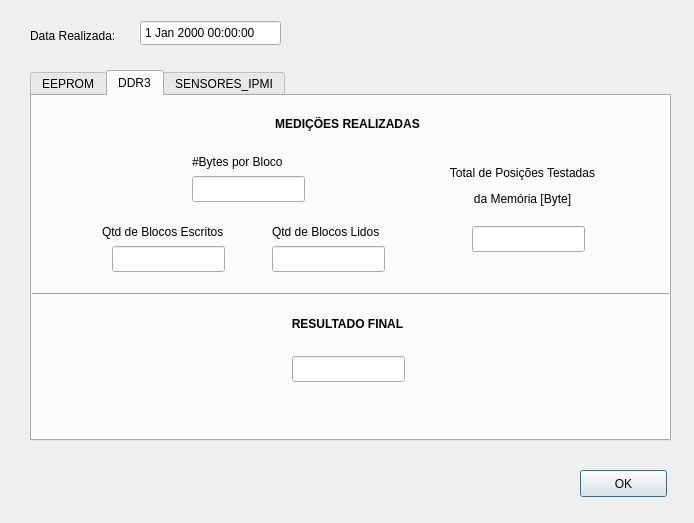
<?xml version="1.0" encoding="UTF-8"?>
<ui version="4.0">
 <class>Dialog</class>
 <widget class="QDialog" name="Dialog">
  <property name="geometry">
   <rect>
    <x>0</x>
    <y>0</y>
    <width>694</width>
    <height>523</height>
   </rect>
  </property>
  <property name="windowTitle">
   <string>Dialog</string>
  </property>
  <widget class="QTabWidget" name="tabWidget">
   <property name="geometry">
    <rect>
     <x>30</x>
     <y>70</y>
     <width>641</width>
     <height>371</height>
    </rect>
   </property>
   <property name="currentIndex">
    <number>1</number>
   </property>
   <widget class="QWidget" name="EEPROM">
    <attribute name="title">
     <string>EEPROM</string>
    </attribute>
    <widget class="QLineEdit" name="EEPROM_RESULTADO_FINAL">
     <property name="geometry">
      <rect>
       <x>260</x>
       <y>290</y>
       <width>131</width>
       <height>26</height>
      </rect>
     </property>
    </widget>
    <widget class="QLabel" name="label_2">
     <property name="geometry">
      <rect>
       <x>140</x>
       <y>60</y>
       <width>171</width>
       <height>31</height>
      </rect>
     </property>
     <property name="text">
      <string># Posições Testadas [Byte]:</string>
     </property>
    </widget>
    <widget class="Line" name="line">
     <property name="geometry">
      <rect>
       <x>0</x>
       <y>220</y>
       <width>641</width>
       <height>16</height>
      </rect>
     </property>
     <property name="orientation">
      <enum>Qt::Horizontal</enum>
     </property>
    </widget>
    <widget class="QLabel" name="label_3">
     <property name="geometry">
      <rect>
       <x>250</x>
       <y>250</y>
       <width>151</width>
       <height>20</height>
      </rect>
     </property>
     <property name="text">
      <string>&lt;html&gt;&lt;head/&gt;&lt;body&gt;&lt;p align=&quot;center&quot;&gt;&lt;span style=&quot; font-weight:600;&quot;&gt;RESULTADO FINAL&lt;/span&gt;&lt;/p&gt;&lt;/body&gt;&lt;/html&gt;</string>
     </property>
    </widget>
    <widget class="QLabel" name="label_4">
     <property name="geometry">
      <rect>
       <x>240</x>
       <y>20</y>
       <width>171</width>
       <height>16</height>
      </rect>
     </property>
     <property name="text">
      <string>&lt;html&gt;&lt;head/&gt;&lt;body&gt;&lt;p align=&quot;center&quot;&gt;&lt;span style=&quot; font-weight:600;&quot;&gt;POSIÇÕES DA MEMÓRIA&lt;/span&gt;&lt;/p&gt;&lt;/body&gt;&lt;/html&gt;</string>
     </property>
    </widget>
    <widget class="QLineEdit" name="EEPROM_NUM_POSICOES">
     <property name="geometry">
      <rect>
       <x>310</x>
       <y>60</y>
       <width>113</width>
       <height>26</height>
      </rect>
     </property>
    </widget>
    <widget class="QLabel" name="label_5">
     <property name="geometry">
      <rect>
       <x>170</x>
       <y>150</y>
       <width>111</width>
       <height>31</height>
      </rect>
     </property>
     <property name="text">
      <string>&lt;html&gt;&lt;head/&gt;&lt;body&gt;&lt;p align=&quot;center&quot;&gt;Corretos:&lt;/p&gt;&lt;/body&gt;&lt;/html&gt;</string>
     </property>
    </widget>
    <widget class="QLineEdit" name="EEPROM_NUM_CORRETOS">
     <property name="geometry">
      <rect>
       <x>170</x>
       <y>180</y>
       <width>113</width>
       <height>26</height>
      </rect>
     </property>
    </widget>
    <widget class="QLineEdit" name="EEPROM_NUM_PROBLEMAS">
     <property name="geometry">
      <rect>
       <x>370</x>
       <y>180</y>
       <width>113</width>
       <height>26</height>
      </rect>
     </property>
    </widget>
    <widget class="QLabel" name="label_6">
     <property name="geometry">
      <rect>
       <x>370</x>
       <y>150</y>
       <width>111</width>
       <height>31</height>
      </rect>
     </property>
     <property name="text">
      <string>&lt;html&gt;&lt;head/&gt;&lt;body&gt;&lt;p align=&quot;center&quot;&gt;Com Prolemas:&lt;/p&gt;&lt;/body&gt;&lt;/html&gt;</string>
     </property>
    </widget>
    <widget class="Line" name="line_2">
     <property name="geometry">
      <rect>
       <x>0</x>
       <y>100</y>
       <width>641</width>
       <height>16</height>
      </rect>
     </property>
     <property name="orientation">
      <enum>Qt::Horizontal</enum>
     </property>
    </widget>
    <widget class="QLabel" name="label_7">
     <property name="geometry">
      <rect>
       <x>240</x>
       <y>120</y>
       <width>191</width>
       <height>20</height>
      </rect>
     </property>
     <property name="text">
      <string>&lt;html&gt;&lt;head/&gt;&lt;body&gt;&lt;p align=&quot;center&quot;&gt;&lt;span style=&quot; font-weight:600;&quot;&gt;VALORES MEDIDOS [Byte]&lt;/span&gt;&lt;/p&gt;&lt;/body&gt;&lt;/html&gt;</string>
     </property>
    </widget>
   </widget>
   <widget class="QWidget" name="tab_2">
    <attribute name="title">
     <string>DDR3</string>
    </attribute>
    <widget class="QLabel" name="label_10">
     <property name="geometry">
      <rect>
       <x>230</x>
       <y>20</y>
       <width>171</width>
       <height>16</height>
      </rect>
     </property>
     <property name="text">
      <string>&lt;html&gt;&lt;head/&gt;&lt;body&gt;&lt;p align=&quot;center&quot;&gt;&lt;span style=&quot; font-weight:600;&quot;&gt;MEDIÇÕES REALIZADAS&lt;/span&gt;&lt;/p&gt;&lt;/body&gt;&lt;/html&gt;</string>
     </property>
    </widget>
    <widget class="QLineEdit" name="DDR3_NUM_ESCRITOS">
     <property name="geometry">
      <rect>
       <x>80</x>
       <y>150</y>
       <width>113</width>
       <height>26</height>
      </rect>
     </property>
    </widget>
    <widget class="QLineEdit" name="DDR3_NUM_LIDOS">
     <property name="geometry">
      <rect>
       <x>240</x>
       <y>150</y>
       <width>113</width>
       <height>26</height>
      </rect>
     </property>
    </widget>
    <widget class="QLabel" name="label_11">
     <property name="geometry">
      <rect>
       <x>70</x>
       <y>120</y>
       <width>141</width>
       <height>31</height>
      </rect>
     </property>
     <property name="text">
      <string>Qtd de Blocos Escritos</string>
     </property>
    </widget>
    <widget class="QLabel" name="label_12">
     <property name="geometry">
      <rect>
       <x>240</x>
       <y>120</y>
       <width>121</width>
       <height>31</height>
      </rect>
     </property>
     <property name="text">
      <string>Qtd de Blocos Lidos</string>
     </property>
    </widget>
    <widget class="QLabel" name="label_13">
     <property name="geometry">
      <rect>
       <x>160</x>
       <y>50</y>
       <width>111</width>
       <height>31</height>
      </rect>
     </property>
     <property name="text">
      <string>#Bytes por Bloco</string>
     </property>
    </widget>
    <widget class="QLineEdit" name="DDR3_NUM_BYTES">
     <property name="geometry">
      <rect>
       <x>160</x>
       <y>80</y>
       <width>113</width>
       <height>26</height>
      </rect>
     </property>
    </widget>
    <widget class="Line" name="line_3">
     <property name="geometry">
      <rect>
       <x>0</x>
       <y>190</y>
       <width>641</width>
       <height>16</height>
      </rect>
     </property>
     <property name="orientation">
      <enum>Qt::Horizontal</enum>
     </property>
    </widget>
    <widget class="QLabel" name="label_14">
     <property name="geometry">
      <rect>
       <x>230</x>
       <y>220</y>
       <width>171</width>
       <height>16</height>
      </rect>
     </property>
     <property name="text">
      <string>&lt;html&gt;&lt;head/&gt;&lt;body&gt;&lt;p align=&quot;center&quot;&gt;&lt;span style=&quot; font-weight:600;&quot;&gt;RESULTADO FINAL&lt;/span&gt;&lt;/p&gt;&lt;/body&gt;&lt;/html&gt;</string>
     </property>
    </widget>
    <widget class="QLineEdit" name="DDR3_RESULTADO_FINAL">
     <property name="geometry">
      <rect>
       <x>260</x>
       <y>260</y>
       <width>113</width>
       <height>26</height>
      </rect>
     </property>
    </widget>
    <widget class="QLineEdit" name="DDR3_NUM_BYTES_TOTAL">
     <property name="geometry">
      <rect>
       <x>440</x>
       <y>130</y>
       <width>113</width>
       <height>26</height>
      </rect>
     </property>
    </widget>
    <widget class="QLabel" name="label_15">
     <property name="geometry">
      <rect>
       <x>400</x>
       <y>70</y>
       <width>181</width>
       <height>41</height>
      </rect>
     </property>
     <property name="text">
      <string>&lt;html&gt;&lt;head/&gt;&lt;body&gt;&lt;p align=&quot;center&quot;&gt;Total de Posições Testadas&lt;/p&gt;&lt;p align=&quot;center&quot;&gt;da Memória [Byte]&lt;/p&gt;&lt;/body&gt;&lt;/html&gt;</string>
     </property>
    </widget>
   </widget>
   <widget class="QWidget" name="tab">
    <attribute name="title">
     <string>SENSORES_IPMI</string>
    </attribute>
    <widget class="QLabel" name="label_8">
     <property name="geometry">
      <rect>
       <x>230</x>
       <y>20</y>
       <width>171</width>
       <height>16</height>
      </rect>
     </property>
     <property name="text">
      <string>&lt;html&gt;&lt;head/&gt;&lt;body&gt;&lt;p align=&quot;center&quot;&gt;&lt;span style=&quot; font-weight:600;&quot;&gt;VALORES LIDOS&lt;/span&gt;&lt;/p&gt;&lt;/body&gt;&lt;/html&gt;</string>
     </property>
    </widget>
    <widget class="QTableWidget" name="SENSORES_IPMI_TABELA">
     <property name="geometry">
      <rect>
       <x>130</x>
       <y>60</y>
       <width>416</width>
       <height>206</height>
      </rect>
     </property>
     <property name="rowCount">
      <number>63</number>
     </property>
     <attribute name="horizontalHeaderCascadingSectionResizes">
      <bool>true</bool>
     </attribute>
     <attribute name="verticalHeaderVisible">
      <bool>false</bool>
     </attribute>
     <row>
      <property name="text">
       <string>New Row</string>
      </property>
     </row>
     <row>
      <property name="text">
       <string>New Row</string>
      </property>
     </row>
     <row>
      <property name="text">
       <string>New Row</string>
      </property>
     </row>
     <row>
      <property name="text">
       <string>New Row</string>
      </property>
     </row>
     <row>
      <property name="text">
       <string>New Row</string>
      </property>
     </row>
     <row>
      <property name="text">
       <string>New Row</string>
      </property>
     </row>
     <row>
      <property name="text">
       <string>New Row</string>
      </property>
     </row>
     <row/>
     <row/>
     <row/>
     <row/>
     <row/>
     <row/>
     <row/>
     <row/>
     <row/>
     <row/>
     <row/>
     <row/>
     <row/>
     <row/>
     <row/>
     <row/>
     <row/>
     <row/>
     <row/>
     <row/>
     <row/>
     <row/>
     <row/>
     <row/>
     <row/>
     <row/>
     <row/>
     <row/>
     <row/>
     <row/>
     <row/>
     <row/>
     <row/>
     <row/>
     <row/>
     <row/>
     <row/>
     <row/>
     <row/>
     <row/>
     <row/>
     <row/>
     <row/>
     <row/>
     <row/>
     <row/>
     <row/>
     <row/>
     <row/>
     <row/>
     <row/>
     <row/>
     <row/>
     <row/>
     <row/>
     <row/>
     <column>
      <property name="text">
       <string>Medição</string>
      </property>
      <property name="font">
       <font>
        <weight>75</weight>
        <bold>true</bold>
       </font>
      </property>
     </column>
     <column>
      <property name="text">
       <string>Variável</string>
      </property>
      <property name="font">
       <font>
        <weight>75</weight>
        <bold>true</bold>
       </font>
      </property>
     </column>
     <column>
      <property name="text">
       <string>Valor</string>
      </property>
      <property name="font">
       <font>
        <weight>75</weight>
        <bold>true</bold>
       </font>
      </property>
     </column>
     <column>
      <property name="text">
       <string>Unidade</string>
      </property>
      <property name="font">
       <font>
        <weight>75</weight>
        <bold>true</bold>
       </font>
      </property>
     </column>
    </widget>
    <widget class="QLabel" name="label_9">
     <property name="geometry">
      <rect>
       <x>190</x>
       <y>298</y>
       <width>140</width>
       <height>31</height>
      </rect>
     </property>
     <property name="text">
      <string>&lt;html&gt;&lt;head/&gt;&lt;body&gt;&lt;p align=&quot;center&quot;&gt;&lt;span style=&quot; font-weight:600;&quot;&gt;STATUS DA LEITURA:&lt;/span&gt;&lt;/p&gt;&lt;/body&gt;&lt;/html&gt;</string>
     </property>
    </widget>
    <widget class="QLineEdit" name="SENSORES_IPMI_RESULTADO">
     <property name="geometry">
      <rect>
       <x>340</x>
       <y>300</y>
       <width>141</width>
       <height>26</height>
      </rect>
     </property>
    </widget>
   </widget>
  </widget>
  <widget class="QDateTimeEdit" name="dateTimeEdit">
   <property name="geometry">
    <rect>
     <x>140</x>
     <y>20</y>
     <width>141</width>
     <height>26</height>
    </rect>
   </property>
   <property name="buttonSymbols">
    <enum>QAbstractSpinBox::NoButtons</enum>
   </property>
  </widget>
  <widget class="QLabel" name="label">
   <property name="geometry">
    <rect>
     <x>30</x>
     <y>25</y>
     <width>111</width>
     <height>21</height>
    </rect>
   </property>
   <property name="text">
    <string>Data Realizada:</string>
   </property>
  </widget>
  <widget class="QPushButton" name="OK_BUTTON_RESULTS">
   <property name="geometry">
    <rect>
     <x>580</x>
     <y>470</y>
     <width>87</width>
     <height>27</height>
    </rect>
   </property>
   <property name="text">
    <string>OK</string>
   </property>
  </widget>
 </widget>
 <resources/>
 <connections/>
</ui>
